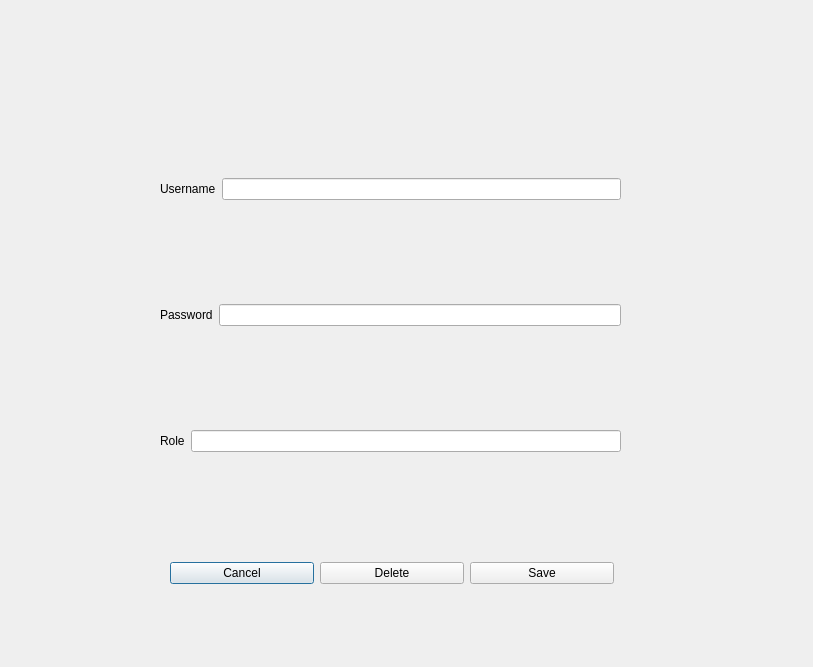
<?xml version="1.0" encoding="UTF-8"?>
<ui version="4.0">
 <class>Dialog</class>
 <widget class="QDialog" name="Dialog">
  <property name="geometry">
   <rect>
    <x>0</x>
    <y>0</y>
    <width>813</width>
    <height>667</height>
   </rect>
  </property>
  <property name="windowTitle">
   <string>Dialog</string>
  </property>
  <widget class="QWidget" name="layoutWidget_2">
   <property name="geometry">
    <rect>
     <x>160</x>
     <y>80</y>
     <width>461</width>
     <height>471</height>
    </rect>
   </property>
   <layout class="QVBoxLayout" name="verticalLayout_7">
    <item>
     <layout class="QHBoxLayout" name="horizontalLayout_26">
      <item>
       <widget class="QLabel" name="label_26">
        <property name="text">
         <string>Username</string>
        </property>
       </widget>
      </item>
      <item>
       <widget class="QLineEdit" name="username"/>
      </item>
     </layout>
    </item>
    <item>
     <layout class="QHBoxLayout" name="horizontalLayout_24">
      <item>
       <widget class="QLabel" name="label_24">
        <property name="text">
         <string>Password</string>
        </property>
       </widget>
      </item>
      <item>
       <widget class="QLineEdit" name="password"/>
      </item>
     </layout>
    </item>
    <item>
     <layout class="QHBoxLayout" name="horizontalLayout_25">
      <item>
       <widget class="QLabel" name="label_25">
        <property name="text">
         <string>Role</string>
        </property>
       </widget>
      </item>
      <item>
       <widget class="QLineEdit" name="role"/>
      </item>
     </layout>
    </item>
   </layout>
  </widget>
  <widget class="QWidget" name="layoutWidget">
   <property name="geometry">
    <rect>
     <x>170</x>
     <y>560</y>
     <width>444</width>
     <height>27</height>
    </rect>
   </property>
   <layout class="QHBoxLayout" name="horizontalLayout_35">
    <item>
     <widget class="QPushButton" name="button_cancel_user">
      <property name="text">
       <string>Cancel</string>
      </property>
     </widget>
    </item>
    <item>
     <widget class="QPushButton" name="button_delete_user">
      <property name="text">
       <string>Delete</string>
      </property>
     </widget>
    </item>
    <item>
     <widget class="QPushButton" name="button_save_user">
      <property name="text">
       <string>Save</string>
      </property>
     </widget>
    </item>
   </layout>
  </widget>
 </widget>
 <resources/>
 <connections/>
</ui>
